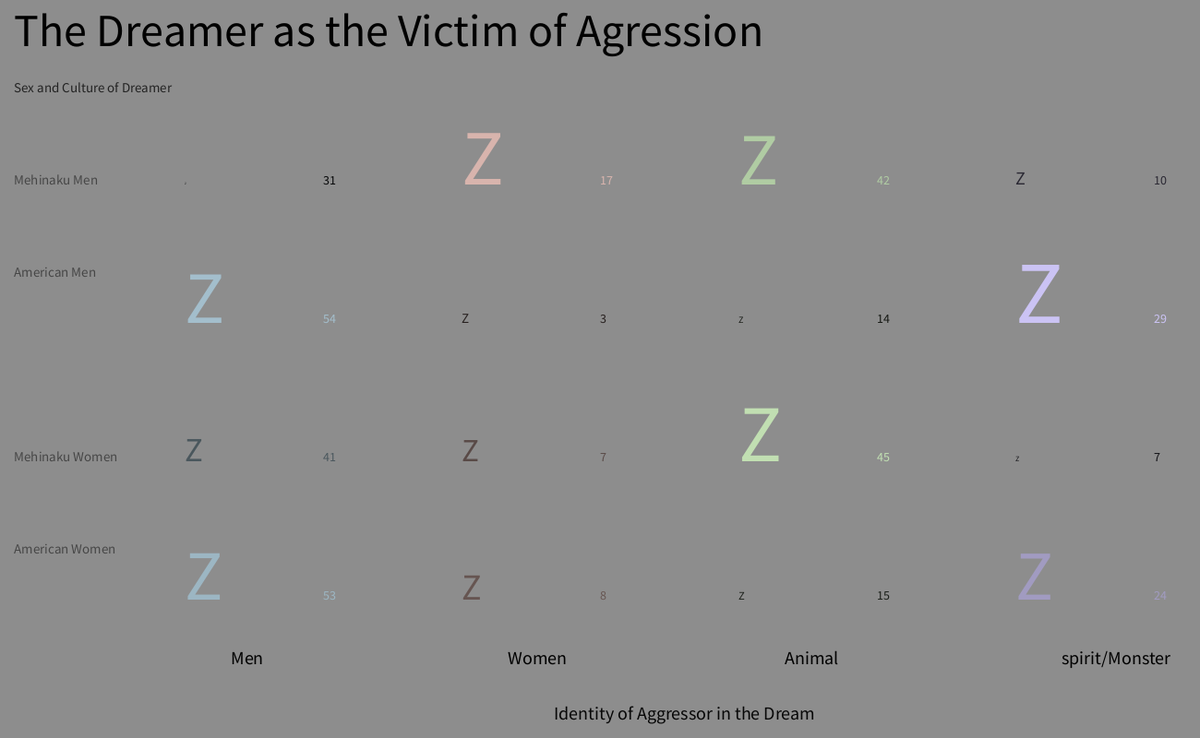
Frame 1 (no input)
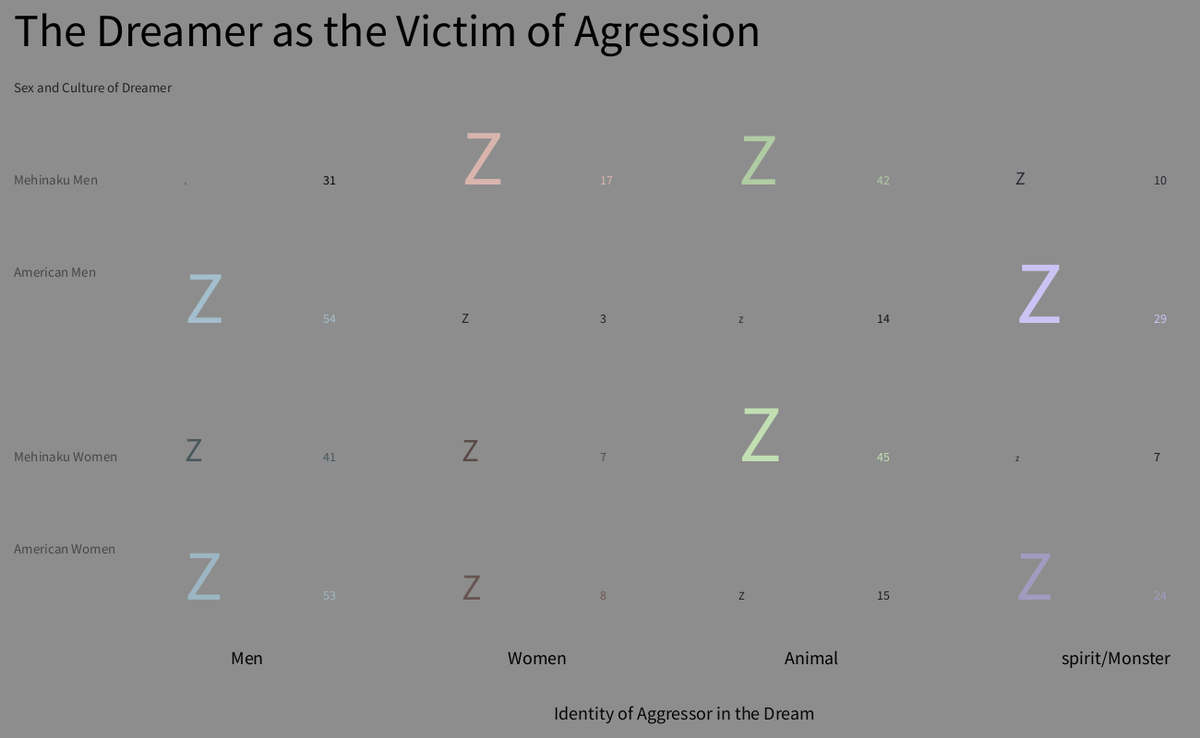
Frame 60 (the mouse pressed at the canvas centre just before this capture)
Frame 120 (the mouse held since frame 60 and released just before this capture): identical to frame 60, image omitted

The Processing sketch that drew these frames (run headless with seeded random() and noise(); from frame 60 on, the mouse is pressed at the canvas centre):

// Processing sketch: processing_39758
// ── processing_39758.pde

int data[] = {31,54,41,53};
int data1[] = {17,3,7,8};
int data2[] = {42,14,45,15};
int data3[] = {10,29,7,24};



void setup(){
  size(1300,800);
  smooth();
  colorMode(HSB,360,100,100);
 
  
  
  
}

void draw(){
  background (200);
  fill(0);
  textSize(50);
  text("The Dreamer as the Victim of Agression", 15,50);
 noFill();

  textSize(15);
  fill(50);
  text("Sex and Culture of Dreamer", 15,100);
  noFill();
   fill(100);
  text("Mehinaku Men", 15,200);
   textSize(15);
  text("American Men", 15,300);
   textSize(15);
  text("Mehinaku Women", 15,500);
   textSize(15);
  text("American Women", 15,600);
  
  noFill();
  
   fill(10);
   textSize(20);
  text("Identity of Aggressor in the Dream", 600,780);
  
  fill(0);
   textSize(20);
  text("Men", 250,720);
  textSize(20);
  text("Women", 550,720);
  textSize(20);
  text("Animal", 850,720);
  textSize(20);
  text("spirit/Monster", 1150,720);
  
  
noFill();
 
  for(int A = 0; A < data.length; A++){
    float ellsize= map(data [A], 30,60, 0,100);
    textSize(ellsize);
    fill(200, 20,ellsize);
    //ellipse(I*150+100,100,ellsize,ellsize);
    //textSize (data [I]);
    text("Z",200, A*150+200);
    noFill();
    fill(200, 20,ellsize);
    textSize(14);
    text(data[A], 350, A * 150 + 200);
   }
   
     for(int B= 0; B < data1.length; B++){
    float ellsizea= map(data1 [B], 0,20, 0,100);
    textSize(ellsizea);
    fill(10, 20,ellsizea);
    //ellipse(I*150+100,100,ellsize,ellsize);
    //textSize (data [I]);
    text("Z",500, B*150+200);
    noFill();
    fill(10, 20,ellsizea);
    textSize(14);
    text(data1[B], 650, B * 150 + 200);
   }
   
   for(int C= 0; C < data2.length; C++){
    float ellsizeb= map(data2 [C], 10,50, 0,100);
    textSize(ellsizeb);
    fill(100, 20,ellsizeb);
    //ellipse(I*150+100,100,ellsize,ellsize);
    //textSize (data [I]);
    text("Z",800, C*150+200);
    noFill();
    fill(100, 20,ellsizeb);
    textSize(14);
    text(data2[C], 950, C * 150 + 200);
   }
   
   for(int D= 0; D < data3.length; D++){
    float ellsizec= map(data3 [D], 5,30, 0,100);
    textSize(ellsizec);
    fill(250, 20,ellsizec);
    //ellipse(I*150+100,100,ellsize,ellsize);
    //textSize (data [I]);
    text("Z",1100, D*150+200);
    noFill();
    fill(250, 20,ellsizec);
    textSize(14);
    text(data3[D], 1250, D * 150 + 200);
   }
   
   
  println(data.length);
}
